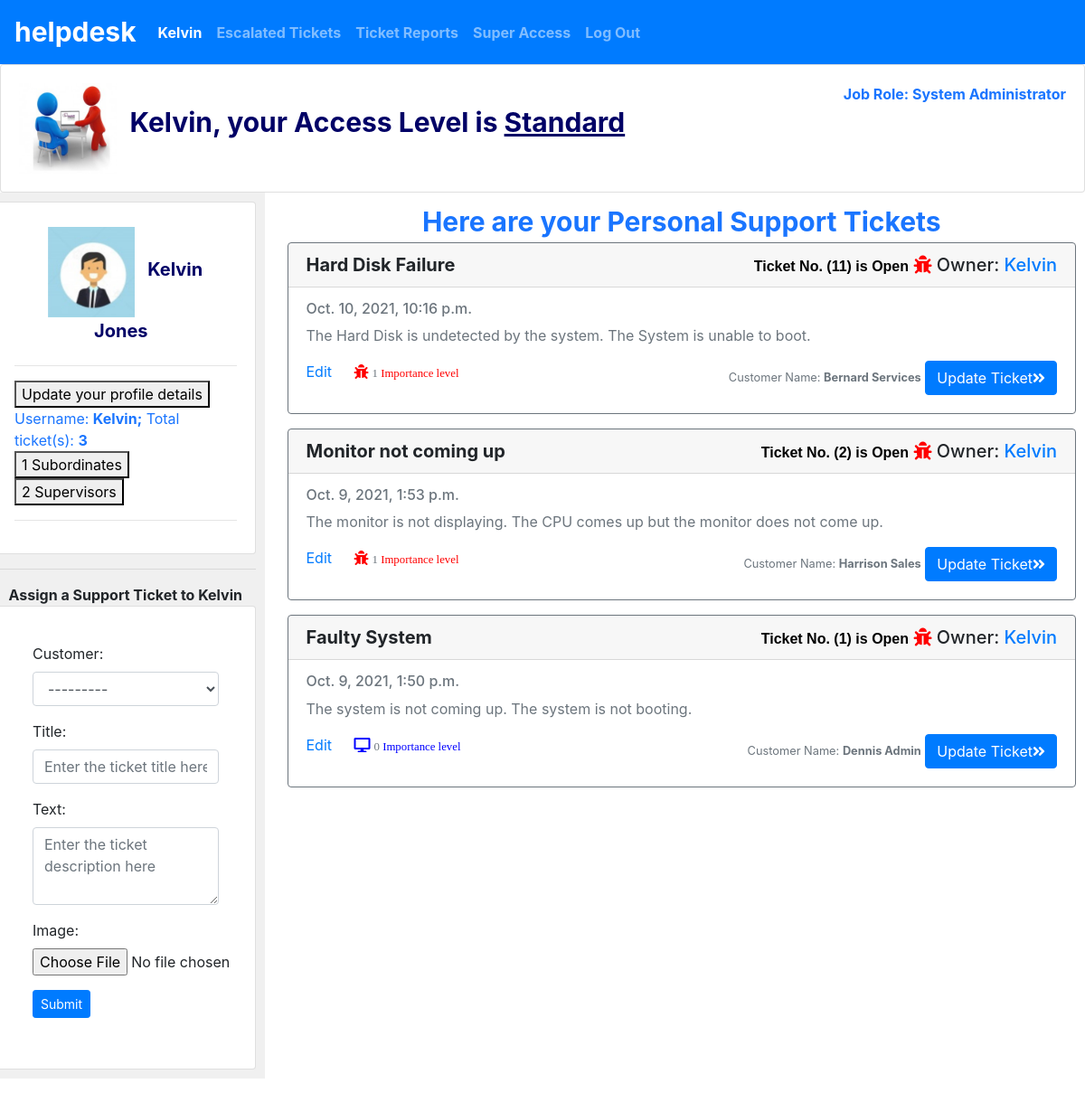
Screenshot of /profile/kelvin (signed in) with the database file from the repository.
### helpdesk/models.py (models this page shows, shortened)
class User(AbstractUser):
    pass
    ACCESS = (
        ('Regular', 'Regular'),
        ('Standard', 'Standard'),
        ('Admin', 'Admin')
    )
    access = models.CharField(max_length=15, choices=ACCESS, verbose_name="access", default="Regular")
    role = models.CharField(max_length=60)
    location = models.CharField(max_length=120, blank=True)

class Dynamics(models.Model):
    name = models.CharField(max_length=150)
    image = models.ImageField(upload_to='images', blank=True, null=True)

class Picture(models.Model):
    user = models.ForeignKey(User, on_delete=models.CASCADE, related_name='image_profile')
    image = models.ImageField(upload_to='images', null=True)

class Customer(models.Model):
    customer =  models.CharField(max_length=30, unique=True)
    firstname =  models.CharField(max_length=30)
    lastname =  models.CharField(max_length=30)
    email =  models.CharField(max_length=30)
    phone_no = models.CharField(max_length=20)
    company = models.CharField(max_length=30)
    location = models.CharField(max_length=120, blank=True)
    def __str__(self):
        return f"{self.customer}"

class Ticket(models.Model):
    user = models.ForeignKey(User, on_delete=models.CASCADE, related_name='trouble_ticket')
    customer = models.ForeignKey('Customer', on_delete=models.CASCADE, related_name='client')
    title = models.CharField(max_length=150)
    text = models.CharField(max_length=500, default=None)
    comments = models.ManyToManyField('Comment', blank=True, related_name='comments_ticket')
    date = models.DateTimeField(default=datetime.datetime.now)
    image = models.ImageField(upload_to='images', blank=True, null=True)
    closed = models.BooleanField(default=False)

### helpdesk/views.py (the view)
# urls.py: path("profile/<str:username>", views.profile, name="profile"),
def profile(request, username):
    if request.user.is_authenticated:
        person_count=0
        profile_account = User.objects.get(username=username)
        user_picture = User.objects.get(username=profile_account)
        pictures = Picture.objects.filter(user=user_picture)
        pictures_count = pictures.count()
        if pictures_count == 0:
            picture = Dynamics.objects.get(id=1)
        else:
            picture = pictures.first()
        if request.method == "GET":
            access_user = request.session["_auth_user_id"]
            person_count = Senior.objects.filter(senior=access_user, junior=profile_account).count()
            ticketranks = Ticketrank.objects.filter(ticket=OuterRef("id"), user_id=access_user)
            tickets = Ticket.objects.filter(user=profile_account).order_by("-date").annotate(current_ticketrank=Count(ticketranks.values("id")))
            junior = Senior.objects.filter(senior=profile_account)
            senior = Senior.objects.filter(junior=profile_account)
            junior_count = Senior.objects.filter(senior=profile_account).count()
            senior_count = Senior.objects.filter(junior=profile_account).count()
            paginator = Paginator(tickets, max_tickets)
            page_no = request.GET.get('page')
            ticket_items = paginator.get_page(page_no)
            return render(request, "helpdesk/profile.html", {
                "profile_account": profile_account,
                "picture": picture,
                "support": Dynamics.objects.get(id=4),
		        "tickets": ticket_items,
		        "ticket_count": tickets.count(),
		        "person_count": person_count,
                "junior": junior,
                "senior": senior,
                "non_senior": User.objects.exclude(username=profile_account).all(),
		        "junior_count": junior_count,
		        "senior_count": senior_count,
		        "form": NewPost(),
                "updateform": UserAccessForm(),
		        "edit_ticket": EditPost()
            })
    else:
	    return redirect('index')

### helpdesk/views.py
class NewPost(forms.ModelForm):
    class Meta:
        model = Ticket
        fields = ('customer','title', 'text', 'image')
        widgets =  {'customer':forms.Select(attrs={'class' : 'form-control'}),
                   'title': forms.TextInput(attrs={
                        'class': 'form-control', 'placeholder': 'Enter the ticket title here'}),
                   'text': forms.Textarea({
                       'rows': '3',
		               'maxlength': 300,
		               'class': 'form-control',
		               'placeholder': 'Enter the ticket description here'
		           })
        }

class UserAccessForm(forms.ModelForm):
    class Meta:
        model = User
        fields = ('access',)
        widgets = {'access': forms.Select(attrs={'class': 'custom-select md-form'})}

### helpdesk/templates/helpdesk/profile.html (shortened to what this page needs)
{% extends "helpdesk/layout.html" %}
{% block body %}
<div id="content">
    {% if user.is_authenticated and user.id != profile_account.id %}
	    <center><strong class="all_tickets">{{profile_account.username|capfirst}}'s Support Tickets</strong></center>
	{% else %}
	    <center><strong class="all_tickets">Here are your Personal Support Tickets</h3></strong></center>
	{%endif%}
</div>
<div class="container">
    {% for ticket in tickets %}
	<div class="card border-secondary mb-3 ticket-object{{ticket.id}}">
        <h5 class="card-header">
		    <b id="ticket_title{{ticket.id}}">{{ticket.title}}</b>
		    <object align="right">
		    {% if ticket.closed == False %}
			    <strong class="open_update">Ticket No. ({{ticket.id}}) is Open</strong>
				<i class="fa fa-bug" aria-hidden="true"></i>
			{% else %}
			    <strong class="close_update">Ticket No. ({{ticket.id}}) is Closed</strong>
				<i class="fa fa-thumbs-up" aria-hidden="true"></i>
			{% endif %}
			 Owner: <a href="{% url 'profile' ticket.user.username %}">{{ticket.user.username|capfirst}}</a>
			</object>
		</h5>
        <div class="card-body text-secondary">
            <h6 class="card-subtitle mb-2 text-muted">{{ticket.date}}</h6>
            <p class="card-text" id="tweet{{ticket.id}}"> {{ ticket.text }}</p>
            {%if ticket.user_id == user.id %}
			    {% if ticket.closed == False %}
				    <a href="#" class="card-link" id="edit_link_{{ticket.id}}" data-id="{{ticket.id}}" data-toggle="modal">Edit</a>
			    {% endif %}
            {% endif %}
            {% if ticket.closed == False %}
            <div data-id="{{ticket.id}}"
				class="card-link {% if ticket.ticketrank_set.count > 0 %} fas fa-bug{%else%} fa fa-desktop{% endif %}">&nbsp<small
                class="text-muted">{{ticket.ticketrank_set.count}}</small><small> Importance level</small>
            </div>
            {% else %}
            <div> <i class="fa fa-thumbs-up" aria-hidden="true"></i>&nbsp<small
                class="text-muted">{{ticket.ticketrank_set.count}}</small><b> Ticket Closed</b>
            </div>
            {% endif %}
			{% if user.is_authenticated %}
			<object align="right">
                <small>Customer Name: <b>{{ticket.customer}}</b></small>
                <a href="{% url 'ticket_view' ticket=ticket.id %}" class="btn btn-primary"> Update Ticket<i class="fa fa-angle-double-right"></i></a>
            </object>
            {% endif %}
        </div>
    </div>
    {% empty %}
    <center><h3 class="update_info">There are no Support Tickets</h3></center>
    {% endfor %}
</div>
{% endblock %}

### helpdesk/templates/helpdesk/head.html (shortened to what this page needs)
<nav class="navbar navbar-expand-lg navbar-dark bg-primary">
            <a class="navbar-brand" href="{% url 'index' %}"><b style="font-size:30px;">helpdesk</b></a>
            <div>
			{% with request.resolver_match.url_name as url_name %}
              <ul class="navbar-nav mr-auto">
                {% if user.is_authenticated %}
                    <li class="nav-item {% if url_name == 'profile' %}active{% endif %}" >
                        <a class="nav-link active" aria-current="page" href="{% url 'profile' user.username %}"><strong>{{ user.username|capfirst }}</strong></a>
                    </li>
                    <li class="nav-item {% if url_name == 'escalate' %}active{% endif %}">
                        <a class="nav-link" href="{% url 'escalate' %}"><strong>Escalated Tickets</strong></a>
                    </li>
					<li class="nav-item {% if url_name == 'view_reports' %}active{% endif %}">
                        <a class="nav-link" href="{% url 'view_reports' %}"><strong>Ticket Reports</strong></a>
                    </li>
				    {% if request.user.access != 'Regular' %}
		                <li class="nav-item {% if url_name == 'super' %}active{% endif %}">
                            <a class="nav-link" href="{% url 'super' %}"><strong>Super Access</strong></a>
                        </li>
				    {% endif %}
			        <li class="nav-item {% if url_name == 'logout' %}active{% endif %}">
                        <a class="nav-link" href="{% url 'logout' %}"><strong>Log Out</strong></a>
                    </li>
                {% endif %}
              </ul>
			{% endwith %}
            </div>
    </nav>
{% if user.is_authenticated %}
    <div class="card">
        <div class="card-body">
            <img class="img-fluid" src="{{support.image.url}}" alt="Profile Picture" style="max-height:100px">
		        <strong id="access_type">{{user.username|title}}, your Access Level is <u>{{user.access}}</u></strong>
		    <object align="right" class="profile_info">
		        <span class="btn-total-follow"><strong>Job Role: {{user.role}}</strong> </span>
		    </object>
        </div>
    </div>
{% endif %}

### helpdesk/templates/helpdesk/profile_account.html (shortened to what this page needs)
{% if user.is_authenticated %}
<div class="card">
    <div class="card-body">
	    <div>
		    {%if user.is_authenticated and user.id != profile_account.id %}
			    <img class="img-fluid" src="{{picture.image.url}}" alt="Profile Picture" style="max-height:100px">
	            <strong class="card-title" id="profile_name">{{profile_account.first_name|capfirst}} {{profile_account.last_name|capfirst}}</strong>
				<br /><center><b id="role">Job role: <i>{{profile_account.role}}</i></b></center>
				<br /><center><b>Access level: <u>{{profile_account.access}}</u></b></center>
				<hr />
	        {% else %}
			    <a href="{% url 'account' username=request.user %}" class="card-link btn btn-outline-helpdesk">
                    <img class="img-fluid" src="{{picture.image.url}}" alt="Profile Picture" style="max-height:100px">
	                <strong class="card-title" id="profile_name">{{profile_account.first_name|capfirst}} {{profile_account.last_name|capfirst}}</strong>
				</a>
				<hr />
				<button onclick="window.location.href='{% url 'account' username=request.user %}'"> Update your profile details</button>
	        {% endif %}
		        <object align="right" class="profile_info">
			        <span class="btn-total-person">Username: <strong>{{profile_account.username|capfirst}};</strong></span>
			        <span class="btn-total-person">Total ticket(s): <strong>{{ticket_count}}</strong> </span>
			    </object>
		</div>
		<button type="button" class="btn-total-person persons" data-toggle="modal" data-target="#junior">{{junior_count}} Subordinates</button>
        <button type="button" class="btn-total-person persons" data-toggle="modal" data-target="#senior"><span id="seniors">{{senior_count}}</span> Supervisors</button>
		<hr />
    </div>
</div>
{% endif %}

### helpdesk/templates/helpdesk/profile_ticket.html (shortened to what this page needs)
{% if user.is_authenticated %}
<center><b>Assign a Support Ticket to {{profile_account|capfirst}}</b></center>
<div class="card" id="profile_form" style="padding:20px;">
    <div class="card-body">
        <form action="{% url 'profile_ticket' profile_account.username %}" method="post" enctype="multipart/form-data">
			{{ form.as_p }}
            <div class="form-group">
                <button type="submit" class="btn btn-primary btn-sm">Submit</button>
            </div>
        </form>
    </div>
</div>
{% endif %}

### helpdesk/static/helpdesk/styles.css (style rules this page uses)
body { margin: 0; background-color: white; }
.fa-bug { color: red !important; cursor: pointer; font-weight:20px; }
.fa-desktop { color: blue !important; cursor: pointer; }
.open_update { color:black; }
.open_update, .close_update { font-family: sans-serif; font-size: 16px; }
.all_tickets, #profile_name { font-size:30px; }
#profile_name { font-size:20px; }
.no_profilename, #access_type { font-size:30px; }
.all_tickets, .profile_info, .title { color:#1a75ff; }
#profile_name, .no_profilename, #access_type, #admin_level { color:#000066; padding:10px; }

### rows the page displays
User: username "Kelvin", access "Standard", role "System Administrator", first_name "Kelvin", last_name "Jones"
Dynamics: image (picture)
Picture: image (picture)
Customer: customer "---------"
Ticket: title "Hard Disk Failure", id "11", user.username "Kelvin", date "Oct. 10, 2021, 10:16 p.m.", text "The Hard Disk is undetected by the system. The System is unable to boot.", ticketrank_set.count "1", customer "Bernard Services"
Ticket: title "Monitor not coming up", id "2", user.username "Kelvin", date "Oct. 9, 2021, 1:53 p.m.", text "The monitor is not displaying. The CPU comes up but the monitor does not come up.", ticketrank_set.count "1", customer "Harrison Sales"
Ticket: title "Faulty System", id "1", user.username "Kelvin", date "Oct. 9, 2021, 1:50 p.m.", text "The system is not coming up. The system is not booting.", ticketrank_set.count "0", customer "Dennis Admin"

### other values shown
{{ ticket_count }} "3"
{{ junior_count }} "1"
{{ senior_count }} "2"
